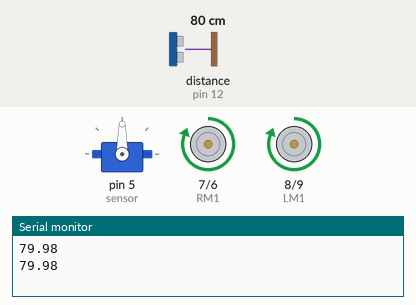
Simulated run of this sketch. Board: Arduino Uno, built with avr-gcc and run on an emulated ATmega328P. Parts: servo, motor-driver pin pairs drawn as motors (green arrow = first pin HIGH = forward, orange = second pin HIGH = backward, longer = more drive), the last lines printed to the serial monitor. Wiring (inferred from the names in the program): ultrasonic range finder: trigger pin 11; echo pin 12. The inputs (shaded band) are chosen by the test bench; at power-on: distance to the obstacle (sensor on pin 12) 80 cm. The echo pulse lasts 58.3 µs per cm.

Above: at 1.2 s.
1.3 s: distance to the obstacle (sensor on pin 12) set to 32 cm
2.9 s: distance to the obstacle (sensor on pin 12) set to 26 cm
At 5.2 s:
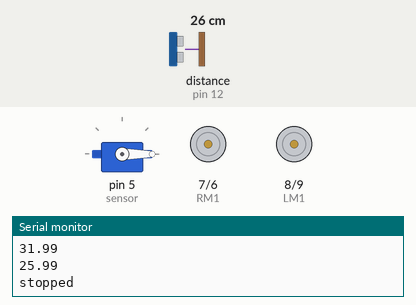
At 5.8 s:
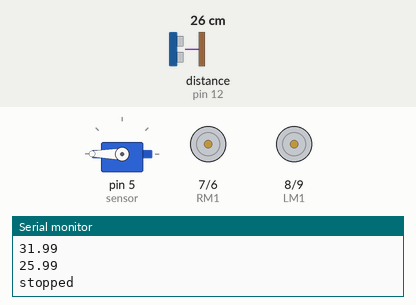
5.9 s: distance to the obstacle (sensor on pin 12) set to 35 cm
8.7 s: distance to the obstacle (sensor on pin 12) set to 2 cm
At 10.4 s:
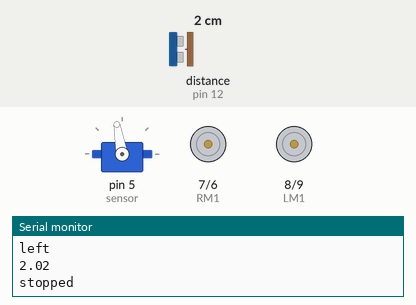
11.7 s: distance to the obstacle (sensor on pin 12) set to 60 cm
At 12.2 s:
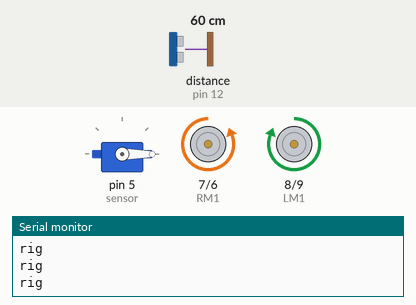
13.8 s: distance to the obstacle (sensor on pin 12) set to 4 cm
Timing chart, 0 to 27.1 s (numbered marks = the images above; inputs shaded):
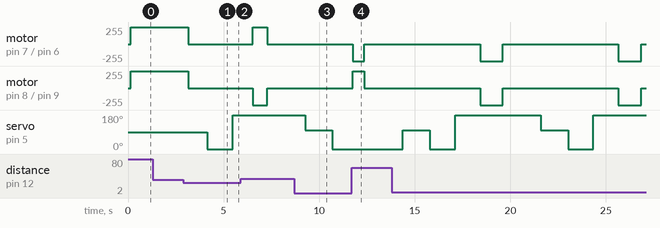

Measured:
- the behaviour switches between 30 and 29 cm on distance to the obstacle (sensor on pin 12) (found by bisection; images 0 and 1)
- after the input at 2.9 s, motor on pin 7 (RM1) / pin 6 (RM2), motor on pin 8 (LM1) / pin 9 (LM2): forward 255/255 → stopped after 0.24 s; servo on pin 5 (sensor): 90° → 0° after 1.2 s, → 180° 1.3 s later
- after the input at 8.7 s, motor on pin 7 (RM1) / pin 6 (RM2), motor on pin 8 (LM1) / pin 9 (LM2): stays stopped (without the input it goes to forward 255/255 after 1.1 s)
- after the input at 11.7 s, motor on pin 7 (RM1) / pin 6 (RM2): stopped → backward 255/255 after 0.06 s instead of 1.6 s; motor on pin 8 (LM1) / pin 9 (LM2): stopped → forward 255/255 after 0.06 s, → stopped 0.61 s later; servo on pin 5 (sensor): stays 0° (without the input it goes to 180° after 0.31 s)

The sketch:

obstacle_avoiding_robot.ino
```cpp
#include <Servo.h>
int RM1 = 7;
int RM2 = 6;
int LM1 = 8;
int LM2 = 9;
int trig = 11;
int echo = 12;
Servo sensor;
float dist;
int angles[] = {0,180};
float avg;
float temp;
float distavg;

float ultrasonicop(){
  int time;
  float distance;
  digitalWrite(trig, LOW);
  digitalWrite(echo, LOW);
  delayMicroseconds(2);
  digitalWrite(trig, HIGH);
  delayMicroseconds(10);
  digitalWrite(trig, LOW);
  time = pulseIn(echo,HIGH,30000);
  distance = 343*0.0001*(time/2); // in centimeters
  return distance;
  delay(3000);
}


void forward(){
    digitalWrite(LM1, HIGH);
    digitalWrite(LM2, LOW);
    digitalWrite(RM1, HIGH);
    digitalWrite(RM2, LOW);
}

void backward(){
    digitalWrite(LM1, LOW);
    digitalWrite(LM2, HIGH);
    digitalWrite(RM1, LOW);
    digitalWrite(RM2, HIGH);
}

void right(){
    digitalWrite(LM1, HIGH);
    digitalWrite(LM2, LOW);
    digitalWrite(RM1, LOW);
    digitalWrite(RM2, HIGH);
}

void left(){
    digitalWrite(LM1, LOW);
    digitalWrite(LM2, HIGH);
    digitalWrite(RM1, HIGH);
    digitalWrite(RM2, LOW);
}

void stop(){
    digitalWrite(LM1, LOW);
    digitalWrite(LM2, LOW);
    digitalWrite(RM1, LOW);
    digitalWrite(RM2, LOW);
}

void setup(){
    pinMode(LM1, OUTPUT);
    pinMode(LM2, OUTPUT);
    pinMode(RM1, OUTPUT);
    pinMode(RM2, OUTPUT);
    pinMode(trig, OUTPUT);
    pinMode(echo, INPUT);
    sensor.attach(5);
    Serial.begin(9600);
}

void loop(){
    float tot = 0;
    for(int i=0; i<30; i++){
      dist=ultrasonicop();
      tot += dist;
    }
    distavg = tot/30;
    Serial.println(distavg);
    if(distavg > 30.0){
        forward();
    }
    else {
        stop();
        Serial.println("stopped");
        delay(1000);
        int flag=0;
        for(int i=0; i<2; i++){
            sensor.write(angles[i]);
            delay(1000);
            float detectop=0;
            for(int j=0; j<20; j++){
                temp = ultrasonicop();
                detectop += temp;
            }
            avg=detectop/20;
            if(avg >= 30.0 && i==0){
                for (int i=0; i<130; i++){
                    right();
                    Serial.println("rig");
                }
                stop();
                flag = 1;
                delay(2000);
                break;
            }
            else if(avg >= 30.0 && i == 1){
                for (int i=0; i<130; i++){
                    left();
                    Serial.println("left");
                }
                stop();
                flag = 2;
                delay(2000);
                break;
            }
            delay(300);
        }
        if(flag !=1 && flag !=2){
            for (int i=0; i<200; i++){
                backward();
                Serial.println("back");
            }
            stop();
            delay(2000);
        }
        sensor.write(100);
    }
  delay(400);
 }
```
